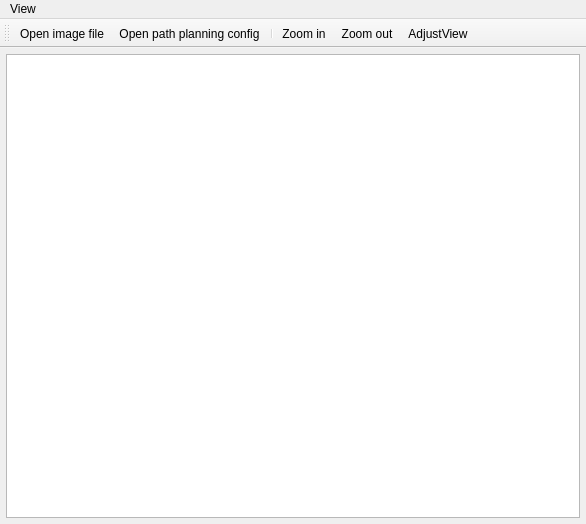
<?xml version="1.0" encoding="UTF-8"?>
<ui version="4.0">
 <class>MainWindow</class>
 <widget class="QMainWindow" name="MainWindow">
  <property name="geometry">
   <rect>
    <x>0</x>
    <y>0</y>
    <width>586</width>
    <height>524</height>
   </rect>
  </property>
  <property name="windowTitle">
   <string>MainWindow</string>
  </property>
  <widget class="QWidget" name="centralwidget">
   <layout class="QGridLayout" name="gridLayout">
    <property name="leftMargin">
     <number>3</number>
    </property>
    <property name="topMargin">
     <number>3</number>
    </property>
    <property name="rightMargin">
     <number>3</number>
    </property>
    <property name="bottomMargin">
     <number>3</number>
    </property>
    <property name="spacing">
     <number>0</number>
    </property>
    <item row="0" column="0">
     <widget class="QWidget" name="primaryViewerWidget" native="true">
      <layout class="QVBoxLayout" name="verticalLayout_2">
       <property name="spacing">
        <number>0</number>
       </property>
       <property name="leftMargin">
        <number>3</number>
       </property>
       <property name="topMargin">
        <number>3</number>
       </property>
       <property name="rightMargin">
        <number>3</number>
       </property>
       <property name="bottomMargin">
        <number>3</number>
       </property>
       <item>
        <widget class="QGraphicsView" name="view"/>
       </item>
      </layout>
     </widget>
    </item>
   </layout>
  </widget>
  <widget class="QMenuBar" name="menubar">
   <property name="geometry">
    <rect>
     <x>0</x>
     <y>0</y>
     <width>586</width>
     <height>25</height>
    </rect>
   </property>
   <widget class="QMenu" name="menuView">
    <property name="title">
     <string>View</string>
    </property>
    <addaction name="separator"/>
    <addaction name="actionOpenImageFile"/>
    <addaction name="actionOpenPathPlanningConfig"/>
    <addaction name="separator"/>
    <addaction name="actionZoomIn"/>
    <addaction name="actionZoomOut"/>
    <addaction name="actionAdjustView"/>
    <addaction name="separator"/>
   </widget>
   <addaction name="menuView"/>
  </widget>
  <widget class="QToolBar" name="toolBar">
   <property name="windowTitle">
    <string>toolBar</string>
   </property>
   <attribute name="toolBarArea">
    <enum>TopToolBarArea</enum>
   </attribute>
   <attribute name="toolBarBreak">
    <bool>false</bool>
   </attribute>
   <addaction name="actionOpenImageFile"/>
   <addaction name="actionOpenPathPlanningConfig"/>
   <addaction name="separator"/>
   <addaction name="actionZoomIn"/>
   <addaction name="actionZoomOut"/>
   <addaction name="actionAdjustView"/>
  </widget>
  <action name="actionZoomIn">
   <property name="icon">
    <iconset resource="../control-map-viewer/icons.qrc">
     <normaloff>:/resources/icons/ic_zoom_in_black_24dp.png</normaloff>:/resources/icons/ic_zoom_in_black_24dp.png</iconset>
   </property>
   <property name="text">
    <string>Zoom in</string>
   </property>
   <property name="toolTip">
    <string>Zoom in the image</string>
   </property>
  </action>
  <action name="actionZoomOut">
   <property name="icon">
    <iconset resource="../control-map-viewer/icons.qrc">
     <normaloff>:/resources/icons/ic_zoom_out_black_24dp.png</normaloff>:/resources/icons/ic_zoom_out_black_24dp.png</iconset>
   </property>
   <property name="text">
    <string>Zoom out</string>
   </property>
   <property name="toolTip">
    <string>Zoom out the image</string>
   </property>
  </action>
  <action name="actionAdjustView">
   <property name="icon">
    <iconset resource="../control-map-viewer/icons.qrc">
     <normaloff>:/resources/icons/ic_settings_overscan_black_24dp.png</normaloff>:/resources/icons/ic_settings_overscan_black_24dp.png</iconset>
   </property>
   <property name="text">
    <string>AdjustView</string>
   </property>
   <property name="toolTip">
    <string>Adjusts the view to the available area</string>
   </property>
  </action>
  <action name="actionOpenImageFile">
   <property name="icon">
    <iconset resource="../control-map-viewer/icons.qrc">
     <normaloff>:/resources/icons/ic_folder_open_black_24dp.png</normaloff>:/resources/icons/ic_folder_open_black_24dp.png</iconset>
   </property>
   <property name="text">
    <string>Open image file</string>
   </property>
  </action>
  <action name="actionOpenPathPlanningConfig">
   <property name="icon">
    <iconset resource="../control-map-viewer/icons.qrc">
     <normaloff>:/resources/icons/ic_keyboard_black_24dp.png</normaloff>:/resources/icons/ic_keyboard_black_24dp.png</iconset>
   </property>
   <property name="text">
    <string>Open path planning config</string>
   </property>
   <property name="toolTip">
    <string>Open path planning config</string>
   </property>
  </action>
 </widget>
 <resources>
  <include location="../control-map-viewer/icons.qrc"/>
 </resources>
 <connections/>
</ui>
